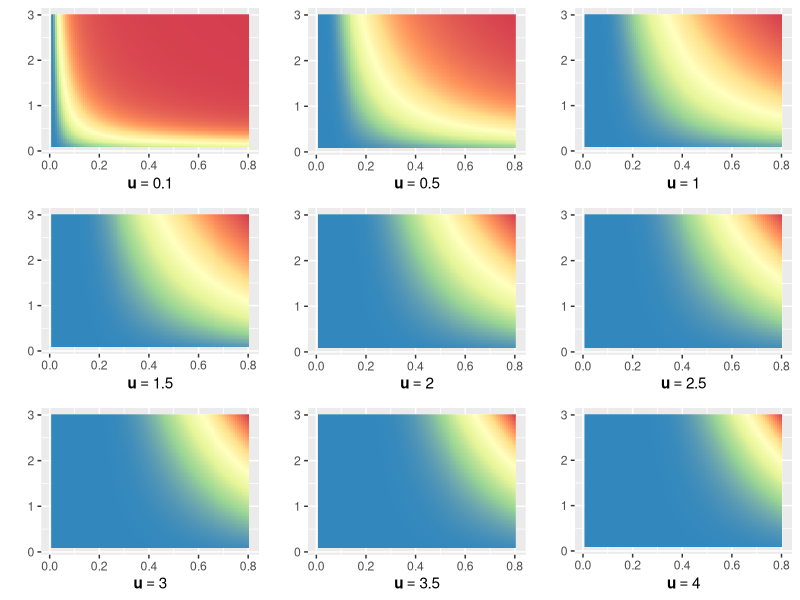

Here is the R script that generated this plot:
matern <- function(u, phi, kappa){
	uphi <- u/phi
	uphi <- ifelse(u > 0, (((2^(-(kappa - 1))) / ifelse(0, Inf, gamma(kappa))) * (uphi^kappa) * besselK(x = uphi, nu = kappa)), 1)
	# uphi[u > 600 * phi] <- 0
	return(uphi)
}

n = 100

phi_vec <- seq(from = 0.01,to = .8,length.out = n)
kappa_vec <- seq(from = 0.1, to = 3.0,length.out = n)

# 给定 u 即相当于给定位置，看相关性 matern 值随 phi 和 kappa 的关系
# u <- seq(from = 0.01,to = 5, length.out = 1000)

dat <- data.frame(phi = rep(phi_vec, each = n), kappa = rep(kappa_vec, n) )
		
for(i in seq(n^2)){ 
  dat$value1[i] <- matern(u = 0.1, phi = dat$phi[i], kappa = dat$kappa[i] )
  dat$value2[i] <- matern(u = 0.5, phi = dat$phi[i], kappa = dat$kappa[i] )
  dat$value3[i] <- matern(u = 1.0, phi = dat$phi[i], kappa = dat$kappa[i] )  
  dat$value4[i] <- matern(u = 1.5, phi = dat$phi[i], kappa = dat$kappa[i] )
  dat$value5[i] <- matern(u = 2,   phi = dat$phi[i], kappa = dat$kappa[i] )
  dat$value6[i] <- matern(u = 2.5, phi = dat$phi[i], kappa = dat$kappa[i] )
  dat$value7[i] <- matern(u = 3.0, phi = dat$phi[i], kappa = dat$kappa[i] )
  dat$value8[i] <- matern(u = 3.5, phi = dat$phi[i], kappa = dat$kappa[i] )
  dat$value9[i] <- matern(u = 4,   phi = dat$phi[i], kappa = dat$kappa[i] )  
}

# 三维数组

library(ggplot2)
library(gridExtra)

p1 <- ggplot(dat, aes(phi, kappa)) +
  geom_raster(aes(fill = value1)) +
  scale_fill_distiller(palette = "Spectral", guide = FALSE) +
  labs(x = quote(bold(u) == 0.1),y = '')

p2 <- ggplot(dat, aes(phi, kappa)) +
 geom_raster(aes(fill = value2)) +
  scale_fill_distiller(palette = "Spectral", guide = FALSE) +
  labs(x = quote(bold(u) == 0.5),y = '')
 
p3 <- ggplot(dat, aes(phi, kappa)) +
 geom_raster(aes(fill = value3)) +
  scale_fill_distiller(palette = "Spectral", guide = FALSE) +
  labs(x = quote(bold(u) == 1.0), y = '') 
 
p4 <- ggplot(dat, aes(phi, kappa)) +
 geom_raster(aes(fill = value4)) +
  scale_fill_distiller(palette = "Spectral", guide = FALSE) +
  labs(x = quote(bold(u) == 1.5), y = '')

p5 <- ggplot(dat, aes(phi, kappa)) +
 geom_raster(aes(fill = value5)) +
  scale_fill_distiller(palette = "Spectral", guide = FALSE) +
  labs(x = quote(bold(u) == 2.0), y = '') 
 
p6 <- ggplot(dat, aes(phi, kappa)) +
 geom_raster(aes(fill = value6)) +
  scale_fill_distiller(palette = "Spectral", guide = FALSE) +
  labs(x = quote(bold(u) == 2.5), y = '') 

p7 <- ggplot(dat, aes(phi, kappa)) +
 geom_raster(aes(fill = value7)) +
  scale_fill_distiller(palette = "Spectral", guide = FALSE) +
  labs(x = quote(bold(u) == 3.0), y = '')  
 
p8 <- ggplot(dat, aes(phi, kappa)) +
 geom_raster(aes(fill = value8)) +
  scale_fill_distiller(palette = "Spectral", guide = FALSE) +
  labs(x = quote(bold(u) == 3.5), y = '')

p9 <- ggplot(dat, aes(phi, kappa)) +
 geom_raster(aes(fill = value9)) +
  scale_fill_distiller(palette = "Spectral", guide = FALSE) +
  labs(x = quote(bold(u) == 4.0), y = '')
# 默认按行排列
grid.arrange(p1,p2,p3,p4,p5,p6,p7,p8,p9, nrow = 3, ncol = 3)